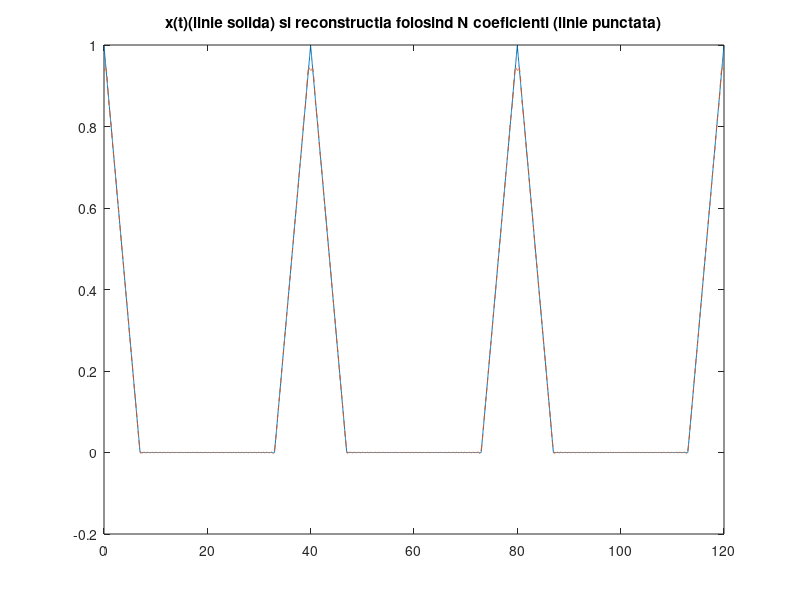
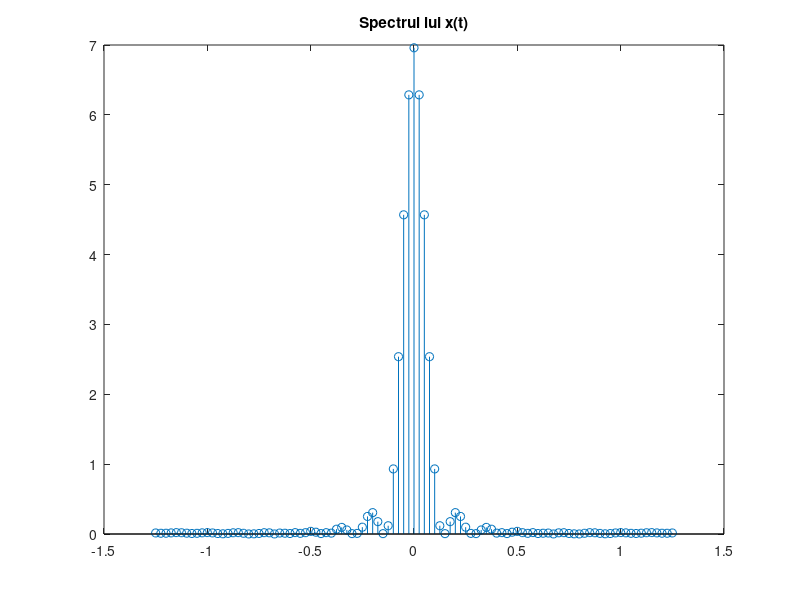

The MATLAB script that drew these images, in order:
close all;
clear all;

P=40; 
D=14; 
w0=2*pi/P;
t_s=0:0.02:D; 
x_s= sawtooth((2*pi/D)*t_s,0.5)/2+0.5; 
t = 0:0.02:P-0.02; 

x = zeros(1,length(t)); 
x(t<=D)=x_s; 

temp = x(1:length(t_s)/2);
x(1:length(x)-length(t_s)/2) = x(length(t_s)/2+1:length(x));
x(length(x)-length(t_s)/2+1:length(x))=temp;
x_plot = repmat(x,1,3);

t_plot = 0:0.02:3*P-0.02; 
figure();
plot(t_plot,x_plot); 
title('x(t)(linie solida) si reconstructia folosind N coeficienti (linie punctata)');
hold on;


for k = -50:50
    x_temp = x;
    x_temp = x_temp.*exp(-j*k*w0*t);
    X(k+51) = trapz(t,x_temp);
end
    

for i = 1: length(t)
    x_rec(i) = 0;
    for k=-50:50
        x_rec(i) = x_rec(i) + (1/P)*X(k+51)*exp(j*k*w0*t(i)); 
    end
end

x_rec = repmat(x_rec,1,3);
plot(t_plot,x_rec,'--'); 

figure();

w=-50*w0:w0:50*w0; 

stem(w/(2*pi),abs(X));
title('Spectrul lui x(t)')

% Orice semnal periodic se poate aproxima printr-o suma infinita de sin si
% cos de diferite frecvente,fiecare avand un anumit coeficient.Coeficientii reprezinta spectrul
% Semnalul reconstruit ,folosind un numar finit de termeni, se apropie ca
% forma de semnalul original cu o anumita marja de eroare,care poate fi mai
% mica daca numarul de coeficienti creste.

